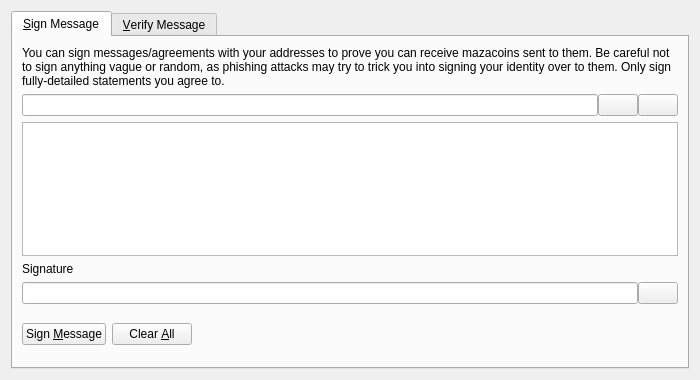
<?xml version="1.0" encoding="UTF-8"?>
<ui version="4.0">
 <class>SignVerifyMessageDialog</class>
 <widget class="QDialog" name="SignVerifyMessageDialog">
  <property name="geometry">
   <rect>
    <x>0</x>
    <y>0</y>
    <width>700</width>
    <height>380</height>
   </rect>
  </property>
  <property name="windowTitle">
   <string>Signatures - Sign / Verify a Message</string>
  </property>
  <property name="modal">
   <bool>true</bool>
  </property>
  <layout class="QVBoxLayout" name="verticalLayout">
   <item>
    <widget class="QTabWidget" name="tabWidget">
     <property name="currentIndex">
      <number>0</number>
     </property>
     <widget class="QWidget" name="tabSignMessage">
      <attribute name="title">
       <string>&amp;Sign Message</string>
      </attribute>
      <layout class="QVBoxLayout" name="verticalLayout_SM">
       <item>
        <widget class="QLabel" name="infoLabel_SM">
         <property name="text">
          <string>You can sign messages/agreements with your addresses to prove you can receive mazacoins sent to them. Be careful not to sign anything vague or random, as phishing attacks may try to trick you into signing your identity over to them. Only sign fully-detailed statements you agree to.</string>
         </property>
         <property name="textFormat">
          <enum>Qt::PlainText</enum>
         </property>
         <property name="wordWrap">
          <bool>true</bool>
         </property>
        </widget>
       </item>
       <item>
        <layout class="QHBoxLayout" name="horizontalLayout_1_SM">
         <property name="spacing">
          <number>0</number>
         </property>
         <item>
          <widget class="QValidatedLineEdit" name="addressIn_SM">
           <property name="toolTip">
            <string>The Mazacoin address to sign the message with</string>
           </property>
          </widget>
         </item>
         <item>
          <widget class="QPushButton" name="addressBookButton_SM">
           <property name="toolTip">
            <string>Choose previously used address</string>
           </property>
           <property name="text">
            <string/>
           </property>
           <property name="icon">
            <iconset resource="../bitcoin.qrc">
             <normaloff>:/icons/address-book</normaloff>:/icons/address-book</iconset>
           </property>
           <property name="shortcut">
            <string>Alt+A</string>
           </property>
           <property name="autoDefault">
            <bool>false</bool>
           </property>
          </widget>
         </item>
         <item>
          <widget class="QPushButton" name="pasteButton_SM">
           <property name="toolTip">
            <string>Paste address from clipboard</string>
           </property>
           <property name="text">
            <string/>
           </property>
           <property name="icon">
            <iconset resource="../bitcoin.qrc">
             <normaloff>:/icons/editpaste</normaloff>:/icons/editpaste</iconset>
           </property>
           <property name="shortcut">
            <string>Alt+P</string>
           </property>
           <property name="autoDefault">
            <bool>false</bool>
           </property>
          </widget>
         </item>
        </layout>
       </item>
       <item>
        <widget class="QPlainTextEdit" name="messageIn_SM">
         <property name="toolTip">
          <string>Enter the message you want to sign here</string>
         </property>
        </widget>
       </item>
       <item>
        <widget class="QLabel" name="signatureLabel_SM">
         <property name="text">
          <string>Signature</string>
         </property>
         <property name="textFormat">
          <enum>Qt::PlainText</enum>
         </property>
        </widget>
       </item>
       <item>
        <layout class="QHBoxLayout" name="horizontalLayout_2_SM">
         <property name="spacing">
          <number>0</number>
         </property>
         <item>
          <widget class="QLineEdit" name="signatureOut_SM">
           <property name="font">
            <font>
             <italic>true</italic>
            </font>
           </property>
           <property name="readOnly">
            <bool>true</bool>
           </property>
          </widget>
         </item>
         <item>
          <widget class="QPushButton" name="copySignatureButton_SM">
           <property name="toolTip">
            <string>Copy the current signature to the system clipboard</string>
           </property>
           <property name="text">
            <string/>
           </property>
           <property name="icon">
            <iconset resource="../bitcoin.qrc">
             <normaloff>:/icons/editcopy</normaloff>:/icons/editcopy</iconset>
           </property>
           <property name="autoDefault">
            <bool>false</bool>
           </property>
          </widget>
         </item>
        </layout>
       </item>
       <item>
        <layout class="QHBoxLayout" name="horizontalLayout_3_SM">
         <item>
          <widget class="QPushButton" name="signMessageButton_SM">
           <property name="toolTip">
            <string>Sign the message to prove you own this Mazacoin address</string>
           </property>
           <property name="text">
            <string>Sign &amp;Message</string>
           </property>
           <property name="icon">
            <iconset resource="../bitcoin.qrc">
             <normaloff>:/icons/edit</normaloff>:/icons/edit</iconset>
           </property>
           <property name="autoDefault">
            <bool>false</bool>
           </property>
          </widget>
         </item>
         <item>
          <widget class="QPushButton" name="clearButton_SM">
           <property name="toolTip">
            <string>Reset all sign message fields</string>
           </property>
           <property name="text">
            <string>Clear &amp;All</string>
           </property>
           <property name="icon">
            <iconset resource="../bitcoin.qrc">
             <normaloff>:/icons/remove</normaloff>:/icons/remove</iconset>
           </property>
           <property name="autoDefault">
            <bool>false</bool>
           </property>
          </widget>
         </item>
         <item>
          <spacer name="horizontalSpacer_1_SM">
           <property name="orientation">
            <enum>Qt::Horizontal</enum>
           </property>
           <property name="sizeHint" stdset="0">
            <size>
             <width>40</width>
             <height>48</height>
            </size>
           </property>
          </spacer>
         </item>
         <item>
          <widget class="QLabel" name="statusLabel_SM">
           <property name="font">
            <font>
             <weight>75</weight>
             <bold>true</bold>
            </font>
           </property>
           <property name="text">
            <string/>
           </property>
           <property name="wordWrap">
            <bool>true</bool>
           </property>
          </widget>
         </item>
         <item>
          <spacer name="horizontalSpacer_2_SM">
           <property name="orientation">
            <enum>Qt::Horizontal</enum>
           </property>
           <property name="sizeHint" stdset="0">
            <size>
             <width>40</width>
             <height>48</height>
            </size>
           </property>
          </spacer>
         </item>
        </layout>
       </item>
      </layout>
     </widget>
     <widget class="QWidget" name="tabVerifyMessage">
      <attribute name="title">
       <string>&amp;Verify Message</string>
      </attribute>
      <layout class="QVBoxLayout" name="verticalLayout_VM">
       <item>
        <widget class="QLabel" name="infoLabel_VM">
         <property name="text">
          <string>Enter the receiver's address, message (ensure you copy line breaks, spaces, tabs, etc. exactly) and signature below to verify the message. Be careful not to read more into the signature than what is in the signed message itself, to avoid being tricked by a man-in-the-middle attack. Note that this only proves the signing party receives with the address, it cannot prove sendership of any transaction!</string>
         </property>
         <property name="textFormat">
          <enum>Qt::PlainText</enum>
         </property>
         <property name="alignment">
          <set>Qt::AlignLeading|Qt::AlignLeft|Qt::AlignTop</set>
         </property>
         <property name="wordWrap">
          <bool>true</bool>
         </property>
        </widget>
       </item>
       <item>
        <layout class="QHBoxLayout" name="horizontalLayout_1_VM">
         <property name="spacing">
          <number>0</number>
         </property>
         <item>
          <widget class="QValidatedLineEdit" name="addressIn_VM">
           <property name="toolTip">
            <string>The Mazacoin address the message was signed with</string>
           </property>
          </widget>
         </item>
         <item>
          <widget class="QPushButton" name="addressBookButton_VM">
           <property name="toolTip">
            <string>Choose previously used address</string>
           </property>
           <property name="text">
            <string/>
           </property>
           <property name="icon">
            <iconset resource="../bitcoin.qrc">
             <normaloff>:/icons/address-book</normaloff>:/icons/address-book</iconset>
           </property>
           <property name="shortcut">
            <string>Alt+A</string>
           </property>
           <property name="autoDefault">
            <bool>false</bool>
           </property>
          </widget>
         </item>
        </layout>
       </item>
       <item>
        <widget class="QPlainTextEdit" name="messageIn_VM"/>
       </item>
       <item>
        <widget class="QValidatedLineEdit" name="signatureIn_VM"/>
       </item>
       <item>
        <layout class="QHBoxLayout" name="horizontalLayout_2_VM">
         <item>
          <widget class="QPushButton" name="verifyMessageButton_VM">
           <property name="toolTip">
            <string>Verify the message to ensure it was signed with the specified Mazacoin address</string>
           </property>
           <property name="text">
            <string>Verify &amp;Message</string>
           </property>
           <property name="icon">
            <iconset resource="../bitcoin.qrc">
             <normaloff>:/icons/transaction_0</normaloff>:/icons/transaction_0</iconset>
           </property>
           <property name="autoDefault">
            <bool>false</bool>
           </property>
          </widget>
         </item>
         <item>
          <widget class="QPushButton" name="clearButton_VM">
           <property name="toolTip">
            <string>Reset all verify message fields</string>
           </property>
           <property name="text">
            <string>Clear &amp;All</string>
           </property>
           <property name="icon">
            <iconset resource="../bitcoin.qrc">
             <normaloff>:/icons/remove</normaloff>:/icons/remove</iconset>
           </property>
           <property name="autoDefault">
            <bool>false</bool>
           </property>
          </widget>
         </item>
         <item>
          <spacer name="horizontalSpacer_1_VM">
           <property name="orientation">
            <enum>Qt::Horizontal</enum>
           </property>
           <property name="sizeHint" stdset="0">
            <size>
             <width>40</width>
             <height>48</height>
            </size>
           </property>
          </spacer>
         </item>
         <item>
          <widget class="QLabel" name="statusLabel_VM">
           <property name="font">
            <font>
             <weight>75</weight>
             <bold>true</bold>
            </font>
           </property>
           <property name="text">
            <string/>
           </property>
           <property name="wordWrap">
            <bool>true</bool>
           </property>
          </widget>
         </item>
         <item>
          <spacer name="horizontalSpacer_2_VM">
           <property name="orientation">
            <enum>Qt::Horizontal</enum>
           </property>
           <property name="sizeHint" stdset="0">
            <size>
             <width>40</width>
             <height>48</height>
            </size>
           </property>
          </spacer>
         </item>
        </layout>
       </item>
      </layout>
     </widget>
    </widget>
   </item>
  </layout>
 </widget>
 <customwidgets>
  <customwidget>
   <class>QValidatedLineEdit</class>
   <extends>QLineEdit</extends>
   <header>qvalidatedlineedit.h</header>
  </customwidget>
 </customwidgets>
 <resources>
  <include location="../bitcoin.qrc"/>
 </resources>
 <connections/>
</ui>
